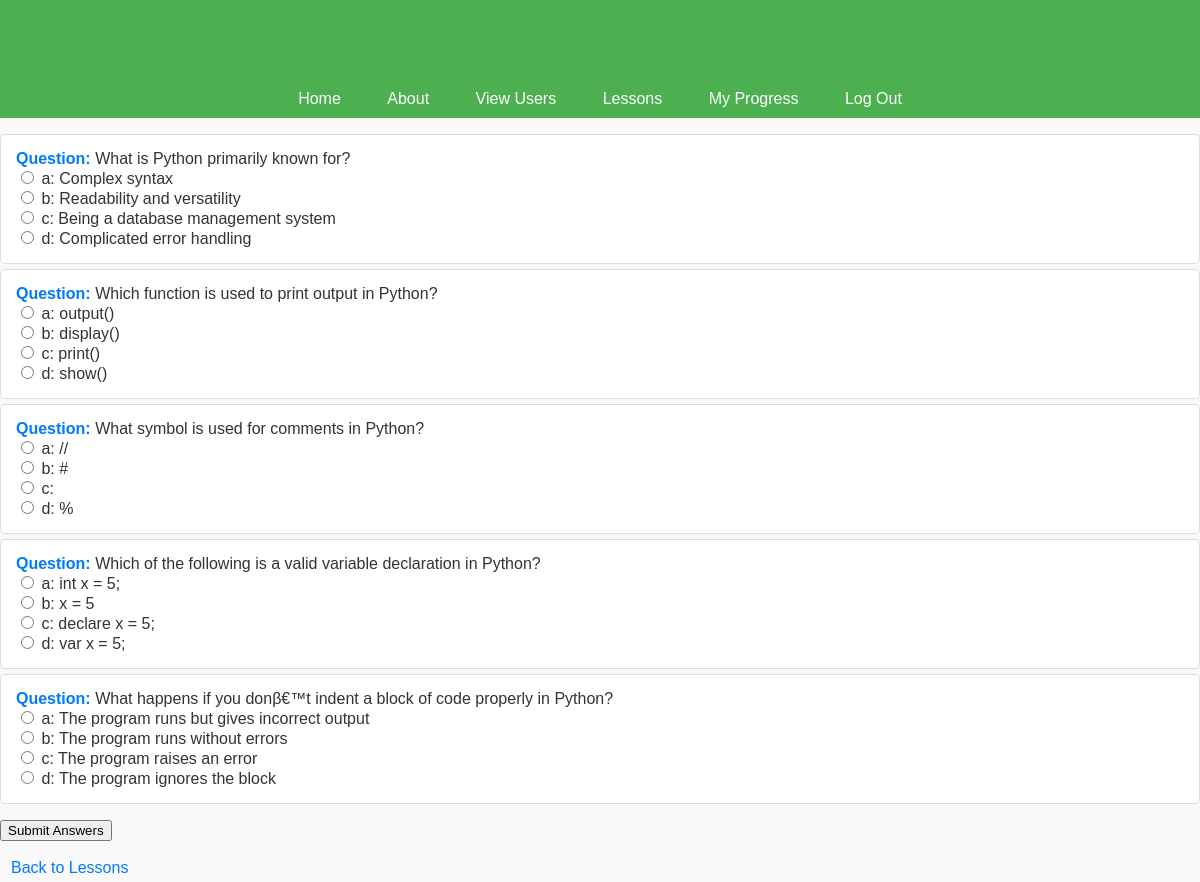
Screenshot of /lessons/take_lesson_test/0/ (signed in) with the database file from the repository.
### lessons/models.py (models this page shows, shortened)
class Quiz(models.Model):
    lesson = models.ForeignKey(Lesson, on_delete=models.CASCADE, related_name="quizzes")
    question = models.TextField()
    answer_choices = models.JSONField()  # Store multiple choices as JSON
    correct_answer = models.CharField(max_length=100)

### lessons/views.py (the view, shortened to what this page needs)
# urls.py: path('take_lesson_test/<int:lesson_id>/', views.take_lesson_test, name='take_lesson_test'),
@login_required
def take_lesson_test(request, lesson_id):
    lesson = get_object_or_404(Lesson, pk=lesson_id)
    quizzes = lesson.quizzes.all()
    return render(request, 'take_lesson_test.html', {'lesson': lesson, 'quizzes': quizzes})

### lessons/templates/take_lesson_test.html (shortened to what this page needs)
{% extends 'base.html' %}
{% block content %}
<head>
    {% load static %}
    <link rel="stylesheet" type="text/css" href="{% static 'styles/test_style.css' %}">
</head>
<form method="post" action="{% url 'lessons:take_lesson_test' lesson.id %}" id="quizForm">
    <ul>
        {% for quiz in quizzes %}
        <li>
            <strong>Question:</strong> {{ quiz.question|safe }}<br>
            {% for key, choice in quiz.answer_choices.items %}
            <label>
                <input type="radio" name="quiz_{{ quiz.id }}" value="{{ key }}">
                {{ key }}: {{ choice|safe }}
            </label><br>
            {% endfor %}
        </li>
        {% empty %}
        <li>No test available for this lesson.</li>
        {% endfor %}
    </ul>
    <button type="submit">Submit Answers</button>
</form>
<br>
<a href="{% url 'lessons:view_lessons' 1 lesson.id %}">Back to Lessons</a>
{% endblock %}

### static/css/styles.css (style rules this page uses)
body { font-family: Arial, sans-serif; margin: 20px; padding: 0; background-color: #f9f9f9; color: #333; }
ul { list-style-type: none; padding: 0; }
ul li { margin: 5px 0; }

### lessons/templates/styles/test_style.css (style rules this page uses)
body { font-family: Arial, sans-serif; background-color: #f9f9f9; color: #333; margin: 0; padding: 0; }
ul { list-style-type: none; padding: 0; }
li { background-color: #ffffff; border: 1px solid #ddd; margin-bottom: 10px; padding: 15px; border-radius: 5px; }
strong { color: #007BFF; }
a { text-decoration: none; color: #007BFF; border: 1px solid transparent; padding: 5px 10px; border-radius: 3px; transition: background-color 0.3s ease; }

### rows the page displays
Quiz: question "What is Python primarily known for?", answer_choices "a" "b" "c" "d", answer_choices "Complex syntax" "Readability and versatility" "Being a database management system" "Complicated error handling"
Quiz: question "Which function is used to print output in Python?", answer_choices "a" "b" "c" "d", answer_choices "output()" "display()" "print()" "show()"
Quiz: question "What symbol is used for comments in Python?", answer_choices "a" "b" "c" "d", answer_choices "//" "#" "%"
Quiz: question "Which of the following is a valid variable declaration in Python?", answer_choices "a" "b" "c" "d", answer_choices "int x = 5;" "x = 5" "declare x = 5;" "var x = 5;"
Quiz: question "What happens if you donβ€™t indent a block of code properly in Python?", answer_choices "a" "b" "c" "d", answer_choices "The program runs but gives incorrect output" "The program runs without errors" "The program raises an error" "The program ignores the block"
